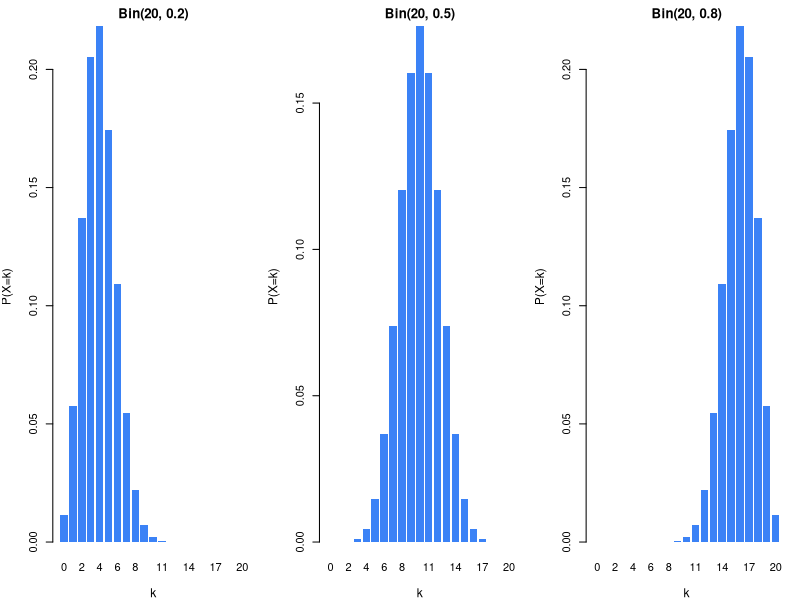

The R source for this figure:
## ---- chunk 1
#| echo: false
#| fig-width: 9
#| fig-height: 4.5
#| fig-align: center
par(mfrow = c(1,3), mar = c(4,4,2,1))
for(p in c(0.2, 0.5, 0.8)) {
  k <- 0:20
  pk <- dbinom(k, 20, p)
  barplot(pk, names.arg = k, col = "#3b82f6", border = NA,
          main = paste0("Bin(20, ", p, ")"),
          xlab = "k", ylab = "P(X=k)", cex.lab = 1.1, cex.main = 1.2)
}
